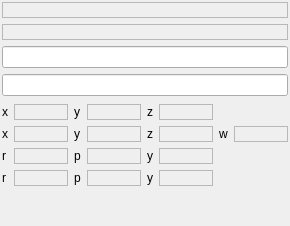
<?xml version="1.0" encoding="UTF-8"?>
<ui version="4.0">
 <class>Form</class>
 <widget class="QWidget" name="Form">
  <property name="geometry">
   <rect>
    <x>0</x>
    <y>0</y>
    <width>290</width>
    <height>226</height>
   </rect>
  </property>
  <property name="windowTitle">
   <string>Topic</string>
  </property>
  <layout class="QVBoxLayout" name="verticalLayout">
   <property name="leftMargin">
    <number>0</number>
   </property>
   <property name="topMargin">
    <number>0</number>
   </property>
   <property name="rightMargin">
    <number>0</number>
   </property>
   <property name="bottomMargin">
    <number>0</number>
   </property>
   <item>
    <layout class="QVBoxLayout" name="vertical_layout">
     <property name="leftMargin">
      <number>1</number>
     </property>
     <property name="topMargin">
      <number>1</number>
     </property>
     <property name="rightMargin">
      <number>1</number>
     </property>
     <property name="bottomMargin">
      <number>1</number>
     </property>
     <item>
      <layout class="QGridLayout" name="grid_layout_2">
       <property name="leftMargin">
        <number>1</number>
       </property>
       <property name="topMargin">
        <number>1</number>
       </property>
       <property name="rightMargin">
        <number>1</number>
       </property>
       <property name="bottomMargin">
        <number>1</number>
       </property>
       <item row="2" column="0">
        <widget class="QLineEdit" name="source_line_edit">
         <property name="toolTip">
          <string>source/parent frame</string>
         </property>
        </widget>
       </item>
       <item row="1" column="0">
        <widget class="QLabel" name="current_time_label">
         <property name="toolTip">
          <string>Time when the lookup was made</string>
         </property>
         <property name="frameShape">
          <enum>QFrame::StyledPanel</enum>
         </property>
         <property name="text">
          <string/>
         </property>
         <property name="margin">
          <number>1</number>
         </property>
        </widget>
       </item>
       <item row="0" column="0">
        <widget class="QLabel" name="transform_time_label">
         <property name="toolTip">
          <string>Time of the transform</string>
         </property>
         <property name="frameShape">
          <enum>QFrame::StyledPanel</enum>
         </property>
         <property name="text">
          <string/>
         </property>
         <property name="margin">
          <number>1</number>
         </property>
        </widget>
       </item>
       <item row="3" column="0">
        <widget class="QLineEdit" name="target_line_edit">
         <property name="toolTip">
          <string>target/child frame</string>
         </property>
        </widget>
       </item>
      </layout>
     </item>
     <item>
      <layout class="QGridLayout" name="grid_layout">
       <property name="leftMargin">
        <number>1</number>
       </property>
       <property name="topMargin">
        <number>1</number>
       </property>
       <property name="rightMargin">
        <number>1</number>
       </property>
       <property name="bottomMargin">
        <number>1</number>
       </property>
       <item row="2" column="0">
        <widget class="QLabel" name="label_2">
         <property name="enabled">
          <bool>true</bool>
         </property>
         <property name="sizePolicy">
          <sizepolicy hsizetype="Fixed" vsizetype="Preferred">
           <horstretch>0</horstretch>
           <verstretch>0</verstretch>
          </sizepolicy>
         </property>
         <property name="text">
          <string>x</string>
         </property>
        </widget>
       </item>
       <item row="4" column="2">
        <widget class="QLabel" name="label_8">
         <property name="sizePolicy">
          <sizepolicy hsizetype="Fixed" vsizetype="Preferred">
           <horstretch>0</horstretch>
           <verstretch>0</verstretch>
          </sizepolicy>
         </property>
         <property name="text">
          <string>p</string>
         </property>
        </widget>
       </item>
       <item row="1" column="3">
        <widget class="QLabel" name="trans_y_label">
         <property name="toolTip">
          <string>Translation y</string>
         </property>
         <property name="frameShape">
          <enum>QFrame::StyledPanel</enum>
         </property>
         <property name="text">
          <string/>
         </property>
        </widget>
       </item>
       <item row="2" column="3">
        <widget class="QLabel" name="quat_y_label">
         <property name="toolTip">
          <string>Quaternion y</string>
         </property>
         <property name="frameShape">
          <enum>QFrame::StyledPanel</enum>
         </property>
         <property name="text">
          <string/>
         </property>
        </widget>
       </item>
       <item row="3" column="3">
        <widget class="QLabel" name="rot_pitch_rad_label">
         <property name="frameShape">
          <enum>QFrame::StyledPanel</enum>
         </property>
         <property name="text">
          <string/>
         </property>
        </widget>
       </item>
       <item row="1" column="6">
        <widget class="QLabel" name="trans_z_label">
         <property name="toolTip">
          <string>Translation z</string>
         </property>
         <property name="frameShape">
          <enum>QFrame::StyledPanel</enum>
         </property>
         <property name="text">
          <string/>
         </property>
        </widget>
       </item>
       <item row="1" column="0">
        <widget class="QLabel" name="label">
         <property name="sizePolicy">
          <sizepolicy hsizetype="Fixed" vsizetype="Preferred">
           <horstretch>0</horstretch>
           <verstretch>0</verstretch>
          </sizepolicy>
         </property>
         <property name="text">
          <string>x</string>
         </property>
        </widget>
       </item>
       <item row="3" column="6">
        <widget class="QLabel" name="rot_yaw_rad_label">
         <property name="frameShape">
          <enum>QFrame::StyledPanel</enum>
         </property>
         <property name="text">
          <string/>
         </property>
        </widget>
       </item>
       <item row="1" column="1">
        <widget class="QLabel" name="trans_x_label">
         <property name="toolTip">
          <string>Translation x</string>
         </property>
         <property name="frameShape">
          <enum>QFrame::StyledPanel</enum>
         </property>
         <property name="text">
          <string/>
         </property>
        </widget>
       </item>
       <item row="2" column="1">
        <widget class="QLabel" name="quat_x_label">
         <property name="toolTip">
          <string>Quaternion x</string>
         </property>
         <property name="frameShape">
          <enum>QFrame::StyledPanel</enum>
         </property>
         <property name="text">
          <string/>
         </property>
        </widget>
       </item>
       <item row="2" column="6">
        <widget class="QLabel" name="quat_z_label">
         <property name="toolTip">
          <string>Quaternion z</string>
         </property>
         <property name="frameShape">
          <enum>QFrame::StyledPanel</enum>
         </property>
         <property name="text">
          <string/>
         </property>
        </widget>
       </item>
       <item row="2" column="8">
        <widget class="QLabel" name="quat_w_label">
         <property name="toolTip">
          <string>Quaternion w</string>
         </property>
         <property name="frameShape">
          <enum>QFrame::StyledPanel</enum>
         </property>
         <property name="text">
          <string/>
         </property>
        </widget>
       </item>
       <item row="3" column="1">
        <widget class="QLabel" name="rot_roll_rad_label">
         <property name="frameShape">
          <enum>QFrame::StyledPanel</enum>
         </property>
         <property name="text">
          <string/>
         </property>
        </widget>
       </item>
       <item row="4" column="1">
        <widget class="QLabel" name="rot_roll_deg_label">
         <property name="frameShape">
          <enum>QFrame::StyledPanel</enum>
         </property>
         <property name="text">
          <string/>
         </property>
        </widget>
       </item>
       <item row="4" column="3">
        <widget class="QLabel" name="rot_pitch_deg_label">
         <property name="frameShape">
          <enum>QFrame::StyledPanel</enum>
         </property>
         <property name="text">
          <string/>
         </property>
        </widget>
       </item>
       <item row="4" column="6">
        <widget class="QLabel" name="rot_yaw_deg_label">
         <property name="frameShape">
          <enum>QFrame::StyledPanel</enum>
         </property>
         <property name="text">
          <string/>
         </property>
        </widget>
       </item>
       <item row="3" column="0">
        <widget class="QLabel" name="label_3">
         <property name="sizePolicy">
          <sizepolicy hsizetype="Fixed" vsizetype="Preferred">
           <horstretch>0</horstretch>
           <verstretch>0</verstretch>
          </sizepolicy>
         </property>
         <property name="text">
          <string>r</string>
         </property>
        </widget>
       </item>
       <item row="2" column="2">
        <widget class="QLabel" name="label_6">
         <property name="sizePolicy">
          <sizepolicy hsizetype="Fixed" vsizetype="Preferred">
           <horstretch>0</horstretch>
           <verstretch>0</verstretch>
          </sizepolicy>
         </property>
         <property name="text">
          <string>y</string>
         </property>
        </widget>
       </item>
       <item row="1" column="5">
        <widget class="QLabel" name="label_9">
         <property name="sizePolicy">
          <sizepolicy hsizetype="Fixed" vsizetype="Preferred">
           <horstretch>0</horstretch>
           <verstretch>0</verstretch>
          </sizepolicy>
         </property>
         <property name="text">
          <string>z</string>
         </property>
        </widget>
       </item>
       <item row="4" column="0">
        <widget class="QLabel" name="label_4">
         <property name="sizePolicy">
          <sizepolicy hsizetype="Fixed" vsizetype="Preferred">
           <horstretch>0</horstretch>
           <verstretch>0</verstretch>
          </sizepolicy>
         </property>
         <property name="text">
          <string>r</string>
         </property>
        </widget>
       </item>
       <item row="3" column="2">
        <widget class="QLabel" name="label_7">
         <property name="sizePolicy">
          <sizepolicy hsizetype="Fixed" vsizetype="Preferred">
           <horstretch>0</horstretch>
           <verstretch>0</verstretch>
          </sizepolicy>
         </property>
         <property name="text">
          <string>p</string>
         </property>
        </widget>
       </item>
       <item row="1" column="2">
        <widget class="QLabel" name="label_5">
         <property name="sizePolicy">
          <sizepolicy hsizetype="Fixed" vsizetype="Preferred">
           <horstretch>0</horstretch>
           <verstretch>0</verstretch>
          </sizepolicy>
         </property>
         <property name="text">
          <string>y</string>
         </property>
        </widget>
       </item>
       <item row="2" column="5">
        <widget class="QLabel" name="label_10">
         <property name="sizePolicy">
          <sizepolicy hsizetype="Fixed" vsizetype="Preferred">
           <horstretch>0</horstretch>
           <verstretch>0</verstretch>
          </sizepolicy>
         </property>
         <property name="text">
          <string>z</string>
         </property>
        </widget>
       </item>
       <item row="3" column="5">
        <widget class="QLabel" name="label_11">
         <property name="sizePolicy">
          <sizepolicy hsizetype="Fixed" vsizetype="Preferred">
           <horstretch>0</horstretch>
           <verstretch>0</verstretch>
          </sizepolicy>
         </property>
         <property name="text">
          <string>y</string>
         </property>
        </widget>
       </item>
       <item row="4" column="5">
        <widget class="QLabel" name="label_12">
         <property name="sizePolicy">
          <sizepolicy hsizetype="Fixed" vsizetype="Preferred">
           <horstretch>0</horstretch>
           <verstretch>0</verstretch>
          </sizepolicy>
         </property>
         <property name="text">
          <string>y</string>
         </property>
        </widget>
       </item>
       <item row="2" column="7">
        <widget class="QLabel" name="label_13">
         <property name="sizePolicy">
          <sizepolicy hsizetype="Fixed" vsizetype="Preferred">
           <horstretch>0</horstretch>
           <verstretch>0</verstretch>
          </sizepolicy>
         </property>
         <property name="text">
          <string>w</string>
         </property>
        </widget>
       </item>
      </layout>
     </item>
     <item>
      <spacer name="verticalSpacer">
       <property name="orientation">
        <enum>Qt::Vertical</enum>
       </property>
       <property name="sizeHint" stdset="0">
        <size>
         <width>20</width>
         <height>40</height>
        </size>
       </property>
      </spacer>
     </item>
    </layout>
   </item>
  </layout>
 </widget>
 <resources/>
 <connections/>
</ui>
